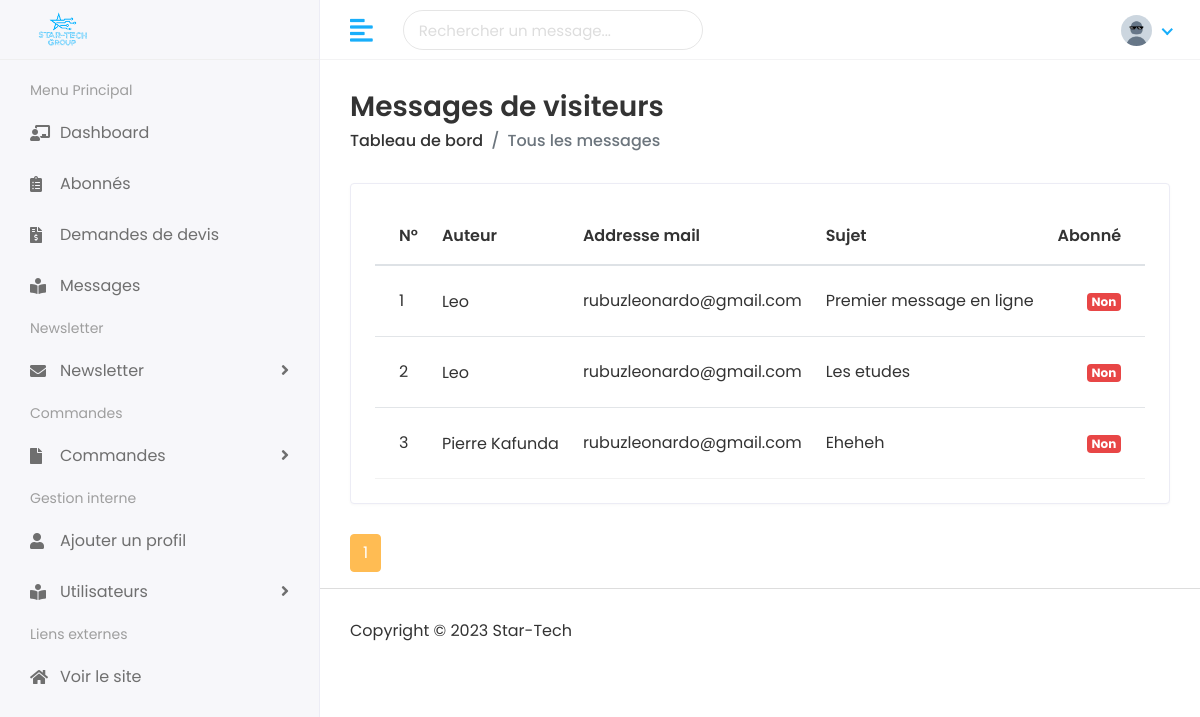
The app's page /dashboard/messages (signed in) with its own data.
### visiteurs/models.py (models this page shows, shortened)
class Message(models.Model):
    author = models.CharField(max_length=20)
    email = models.EmailField(max_length=50)
    subject = models.CharField(max_length=50)
    date_posted = models.DateTimeField(auto_now=True)
    body = models.TextField(max_length=200)

### administration/views.py (the view)
# urls.py: path('dashboard/messages', allmessages ,name="messages"),
@login_required(login_url='login')
def allmessages(request):
    if request.GET.get('q') != None:
        q = request.GET.get('q')
        subs = Subscriber.objects.all()
        messages =  Message.objects.filter(
            Q(author__icontains=q) |
            Q(email__icontains=q) |
            Q(subject__icontains=q) |
            Q(body__icontains=q)
        )
        p = Paginator(messages, 5)
        page = request.GET.get('page')
        msgs = p.get_page(page)
        context = {
            'msgs' : msgs,
            'subs' : subs
        }
        return render(request, 'admin/messages.html', context)
    else:
        subs = Subscriber.objects.all()
        messages =  Message.objects.all()
        df = read_frame(subs, fieldnames=['email'])
        mail_list = df['email'].values.tolist()
        p = Paginator(messages, 5)
        page = request.GET.get('page')
        msgs = p.get_page(page)
        context = {
            'msgs' : msgs,
            'subs' : mail_list
        }
        return render(request, 'admin/messages.html', context)

### templates/admin/messages.html (shortened to what this page needs)
{% extends "admin/base_admin.html" %}
{% block search %}
<form method='GET' action='{% url "messages" %}'>
    <input type="text" name='q' class="form-control" placeholder="Rechercher un message...">
 </form>
{% endblock search %}
{% block content %}
{% load static %}
<div class="content container-fluid">
    <div class="page-header">
        <div class="row align-items-center">
            <div class="col">
                <h3 class="page-title">Messages de visiteurs</h3>
                <ul class="breadcrumb">
                    <li class="breadcrumb-item"><a href="index.html">Tableau de bord</a></li>
                    <li class="breadcrumb-item active">Tous les messages</li>
                </ul>
            </div>
        </div>
    </div>
    <div class="row">
        <div class="col-sm-12">
            <div class="card card-table">
                <div class="card-body">
                    <div class="table-responsive">
                        <table class="table table-hover table-center mb-0 datatable">
                            <thead>
                                <tr>
                                    <th>N°</th>
                                    <th>Auteur</th>
                                    <th>Addresse mail</th>
                                    <th>Sujet</th>
                                    <th class="text-right">Abonné</th>
                                    <th class="text-right">Action</th>
                                </tr>
                            </thead>
                            <tbody>
                                {% for item in msgs %}
                                    <tr>
                                        <td>{{ item.id }}</td>
                                        <td>
                                            <h2>
                                            <a>{{ item.author }}</a>
                                            </h2>
                                        </td>
                                        <td>{{ item.email }}</td>
                                        <td>{{ item.subject }}</td>
                                        <td class='text-right'>
                                            {% if item.email in subs %}
                                                <span class="badge badge-success">Oui</span>
                                            {% else %}
                                                <span class="badge badge-danger">Non</span>
                                            {% endif %}
                                        </td>
                                        <td class="text-right">
                                        </td>
                                    </tr>
                                {% endfor %}
                            </tbody>
                        </table>
                    </div>
                </div>
            </div>
        </div>
    </div>
    <div class="row">
        <div class="col-sm-12">
            <ul class="pagination">
                <li class="page-item active">
                    <a class="page-link" href="#">{{ msgs.number }} <span class="sr-only">(current)</span></a>
                </li>
            </ul>
        </div>
    </div>
</div>
{% endblock content %}

### static/assets/css/style.css (style rules this page uses)
html { height: 100%; }
body { background-color: #fff; color: #333; font-family: 'Poppins', sans-serif; font-size: 1rem; height: 100%; line-height: 1.5; overflow-x: hidden; }
h1, h2, h3, h4, h5, h6 { font-family: 'Poppins', sans-serif; margin-top: 0; }
.form-control { border: 1px solid #ddd; box-shadow: none; color: #333; font-size: 15px; height: 40px; }
a { color: #009ce7; }
input, button, a { transition: all 0.4s ease; -moz-transition: all 0.4s ease; -o-transition: all 0.4s ease; -ms-transition: all 0.4s ease; -webkit-transition: all 0.4s ease; }
input, input:focus, button, button:focus { outline: none; }
input[type=text], input[type=password] { -webkit-appearance: none; -moz-appearance: none; appearance: none; }
ul, ol { padding: 0px; list-style: none; }
.table { color: #333; max-width: 100%; margin-bottom: 0; width: 100%; }
table.table td h2 { display: inline-block; font-size: inherit; font-weight: 400; margin: 0; padding: 0; vertical-align: middle; }
table.table td h2 a { color: #333; }
.table thead tr th { font-weight: 600; }
.table tbody tr { border-bottom: 1px solid rgba(0, 0, 0, 0.05); }
.table.table-center td, .table.table-center th { vertical-align: middle; }
.card-table .card-body .table > thead > tr > th { border-top: 0; }
.card-table .card-body .table tr td:first-child, .card-table .card-body .table tr th:first-child { padding-left: 1.5rem; }
.card-table .card-body .table tr td:last-child, .card-table .card-body .table tr th:last-child { padding-right: 1.5rem; }
.card-table .table td, .card-table .table th { border-top: 1px solid #e2e5e8; padding: 1rem 0.75rem; white-space: nowrap; }
.bg-danger, .badge-danger { background-color: #e84646 !important; }
.pagination > .active > a, .pagination > .active > a:focus, .pagination > .active > a:hover, .pagination > .active > span, .pagination > .active > span:focus, .pagination > .active > span:hover { background-color: #FFBC53; border-color: #FFBC53; }
.pagination > li > a, .pagination > li > span { color: #FFBC53; }
.page-item.active .page-link { background-color: #FFBC53; border-color: #FFBC53; }
.card { border: 1px solid #ececf5; box-shadow: 0 1px 3px 0 rgba(0, 0, 0, 0.03); margin-bottom: 1.875rem; }
.card-body { padding: 1.5rem; }
.top-nav-search form { margin-top: 10px; position: relative; width: 300px; }
.top-nav-search .form-control { background-color: transparent; border-color: rgba(0, 0, 0, 0.1); border-radius: 50px; color: #ddd; height: 40px; padding: 10px 50px 10px 15px; }
.top-nav-search .form-control::placeholder { color: #ddd; }
.page-wrapper > .content { padding: 1.875rem 1.875rem 0; }
.page-header { margin-bottom: 1.875rem; }
.page-header .breadcrumb { background-color: transparent; color: #6c757d; font-size: 1rem; font-weight: 500; margin-bottom: 0; padding: 0; }
.page-header .breadcrumb a { color: #333; }
.page-title { font-size: 28px; font-weight: 600; color: #333; margin-bottom: 5px; }

### records on screen
Message: id "1", author "Leo", email "rubuzleonardo@gmail.com", subject "Premier message en ligne", shows "Non"
Message: id "2", author "Leo", email "rubuzleonardo@gmail.com", subject "Les etudes", shows "Non"
Message: id "3", author "Pierre Kafunda", email "rubuzleonardo@gmail.com", subject "Eheheh", shows "Non"

### other values on screen
{{ msgs.number }} "1"
